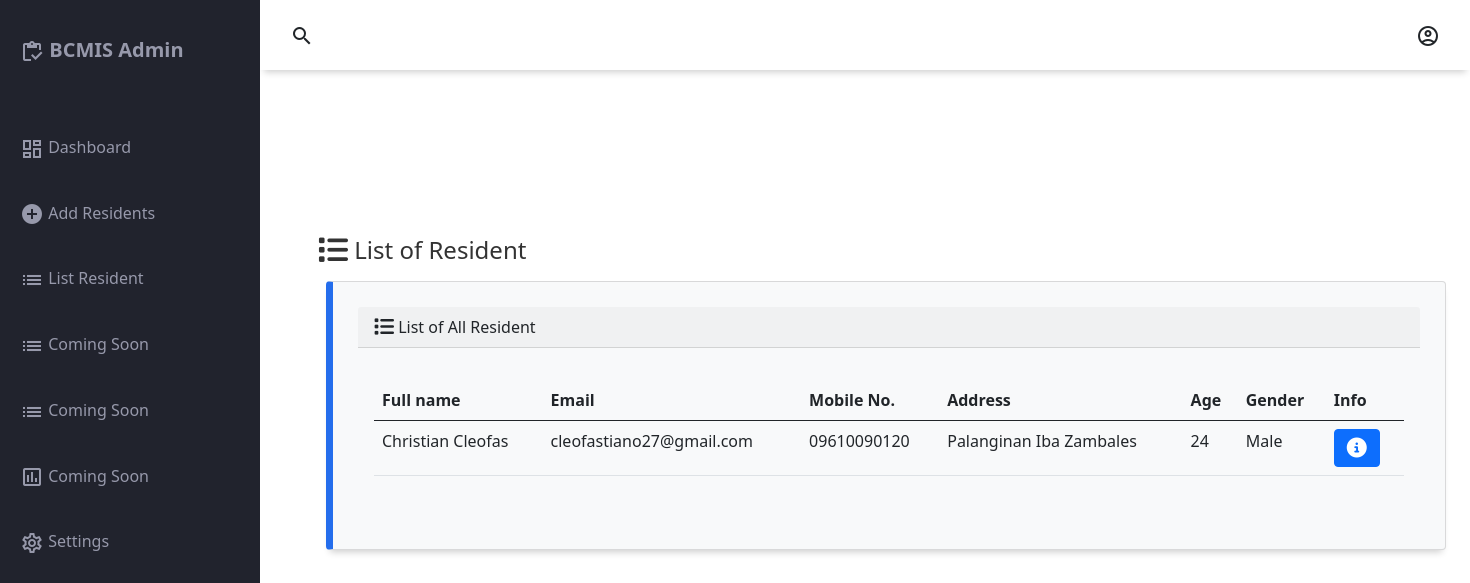
The page /view_list on the database as committed earlier.
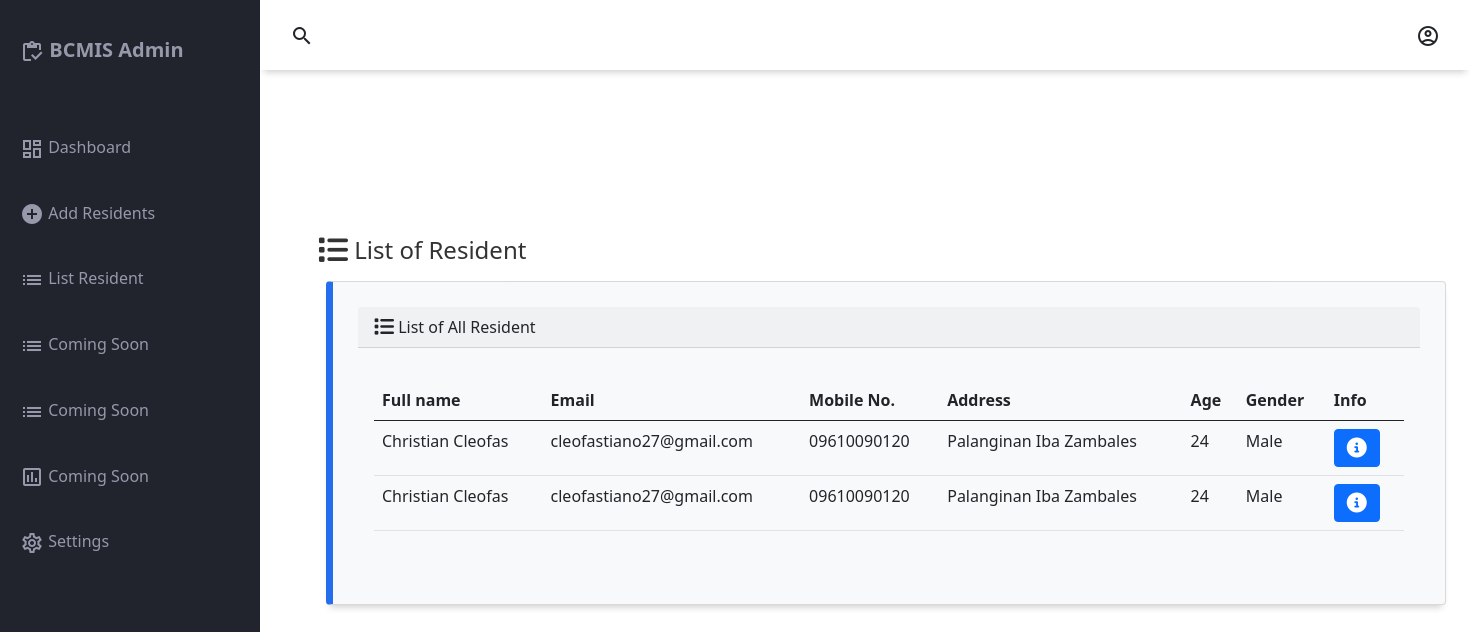
The same page on the database as committed later.
### authentication/models.py (models this page shows, shortened)
class Resident(models.Model):
    name = models.CharField(max_length=70)
    birthday = models.CharField(max_length=70)
    email = models.CharField(max_length=70)
    phone = models.CharField(max_length=70)
    address = models.CharField(max_length=70)
    age = models.CharField(max_length=70)
    status = models.CharField(max_length=70)
    citizen = models.CharField(max_length=70)
    gender = models.CharField(max_length=70)
    id_type = models.CharField(max_length=70)
    id_no = models.CharField(max_length=70)
    member = models.CharField(max_length=70)

### authentication/views.py (the view)
# urls.py: path('view_list', views.view_list, name='view_list'),
def view_list(request):
    return render(request, 'authentication/view.html', {
        'resident' : Resident.objects.all(),
    })

### templates/authentication/view.html (shortened to what this page needs)
{% load static %}
<!DOCTYPE html>
<html lang="en">
<head>
    <link rel="stylesheet" href="https://cdnjs.cloudflare.com/ajax/libs/font-awesome/6.2.1/css/all.min.css"/>
    <link rel="stylesheet" href="{% static 'css/dashboard.css' %}">
    <link rel="stylesheet" href="{% static 'css/view.css' %}">
    <link href="https://cdn.jsdelivr.net/npm/bootstrap@5.0.2/dist/css/bootstrap.min.css" rel="stylesheet">
</head>
<body>
    <div class="grid-container">
        <header class="header">
            <div class="header-left">
                <span class="material-icons-outlined">search</span>
            </div>
            <div class="header-right">
                <span class="material-icons-outlined">account_circle</span>
            </div>
        </header>
        <aside id="sidebar">
            <div class="sidebar-title">
                <div class="sidebar-brand">
                    <span class="material-icons-outlined">inventory</span> BCMIS Admin
                </div>
            </div>
            <ul class="sidebar-list">
                <li class="sidebar-list-item">
                    <a href="{% url 'dashboard' %}">
                        <span class="material-icons-outlined">dashboard</span> Dashboard
                    </a>
                </li>
                <li class="sidebar-list-item">
                    <a href="{% url 'add' %}">
                        <span class="material-icons-outlined">add_circle</span> Add Residents
                    </a>
                </li>
                <li class="sidebar-list-item">
                    <a href="#">
                        <span class="material-icons-outlined">list</span> List Resident
                    </a>
                </li>
                <li class="sidebar-list-item">
                    <a href="#">
                        <span class="material-icons-outlined">list</span> Coming Soon
                    </a>
                </li>
                <li class="sidebar-list-item">
                    <a href="#">
                        <span class="material-icons-outlined">list</span> Coming Soon
                    </a>
                </li>
                <li class="sidebar-list-item">
                    <a href="#">
                        <span class="material-icons-outlined">poll</span> Coming Soon
                    </a>
                </li>
                <li class="sidebar-list-item">
                    <a href="#">
                        <span class="material-icons-outlined">settings</span> Settings
                    </a>
                </li>
            </ul>
        </aside>
    </div>
    <section class="containers-tables">
        <div class="d-flex flex-column">
            <div class="container-fluid">
                <h4 class="m-3" style="color: #333;" id="txt-header"><i class="fa-solid fa-list fa-lg"></i>  List of Resident</h4>
                <div class="row" id="row-lister">
                    <div class="col-12">
                        {% if resident %}
                        <div class="card bg-light ms-4 me-4 mb-4" id="cards-box-section">
                            <div class="card-header"><i class="fa-solid fa-list fa-lg"></i> List of All Resident</div>
                            <div class="card-body">
                              <p class="card-text">
                                <div class="table-responsive">
                                    <table class="table table-hover">
                                        <thead>
                                          <tr>
                                            <th scope="col">Full name</th>
                                            <th scope="col">Email</th>
                                            <th scope="col">Mobile No.</th>
                                            <th scope="col">Address</th>
                                            <th scope="col">Age</th>
                                            <th scope="col">Gender</th>
                                            <th scope="col">Info</th>
                                          </tr>
                                        </thead>
                                        <tbody>
                                            {% for item in resident %}
                                            <tr>
                                                <td>{{ item.name }}</td>
                                                <td>{{ item.email }}</td>
                                                <td>{{ item.phone }}</td>
                                                <td>{{ item.address }}</td>
                                                <td>{{ item.age }}</td>
                                                <td>{{ item.gender }}</td>
                                                <td>
                                                    <button type="button" class="btn btn-primary me-1" href="{% url 'view_info' item.id %}" data-bs-toggle="modal" data-bs-target="#myModal{{resident.id}}">
                                                        <i class="fa-solid fa-circle-info fa-lg"></i>
                                                      </button>
                                                </td>
                                            </tr>
                                            {% endfor %}
                                        </tbody>
                                    </table>
                                </div>
                              </p>
                            </div>
                          </div>
                        {% else %}
                        <h5 class="alert alert-primary ms-4 me-4">No List</h5>
                        {% endif %}
                    </div>
                </div>
            </div>
        </div>
    </section>
</body>
</html>

### static/css/dashboard.css (style rules this page uses)
body { margin: 0; padding: 0; box-sizing: border-box; background-color: #e6e8ed; color: #666666; font-family: "Montserrat", sans-serif; }
.material-icons-outlined { vertical-align: middle; line-height: 1px; }
.grid-container { display: grid; grid-template-columns: 260px 1fr 1fr 1fr; grid-template-rows: 0.2fr 3fr; grid-template-areas: "sidebar header header header" "sidebar main main main"; height: 100vh; }
.header { grid-area: header; height: 70px; background-color: #ffffff; display: flex; align-items: center; justify-content: space-between; padding: 0 30px 0 30px; box-shadow: 0 6px 7px -4px rgba(0, 0, 0, 0.2); }
#sidebar { grid-area: sidebar; height: 100%; background-color: #21232d; color: #9799ab; overflow-y: auto; transition: all 0.5s; -webkit-transition: all 0.5s; }
.sidebar-title { display: flex; justify-content: space-between; align-items: center; padding: 20px 20px 20px 20px; margin-bottom: 30px; }
.sidebar-brand { margin-top: 15px; font-size: 20px; font-weight: 700; }
.sidebar-list { padding: 0; margin-top: 15px; list-style-type: none; }
.sidebar-list-item { padding: 20px 20px 20px 20px; }
.sidebar-list-item > a { text-decoration: none; color: #9799ab; }
.card { display: flex; flex-direction: column; justify-content: space-around; padding: 25px; background-color: #ffffff; box-sizing: border-box; border: 1px solid #d2d2d3; border-radius: 5px; box-shadow: 0 6px 7px -4px rgba(0, 0, 0, 0.2); }
.card:first-child { border-left: 7px solid #246dec; }

### static/css/view.css (style rules this page uses)
.containers-tables { margin-top: -800px !important; margin-left: 290px !important; }

### templates/authentication/view.html (style rules this page uses)
@media (max-width: 1500px) { .containers-tables .d-flex { margin-right: -260px; margin-top: 220px; } }
@media (max-width: 1500px) { #cards-box-section { max-width: 1120px; width: 100%; } }
@media (max-width: 1500px) { #txt-header { margin: 0px; width: 400px; } }

Rows that differ between the two databases and show on the page:
added Resident: name "Christian Cleofas", email "cleofastiano27@gmail.com", phone "09610090120", address "Palanginan Iba Zambales", age "24", gender "Male"
